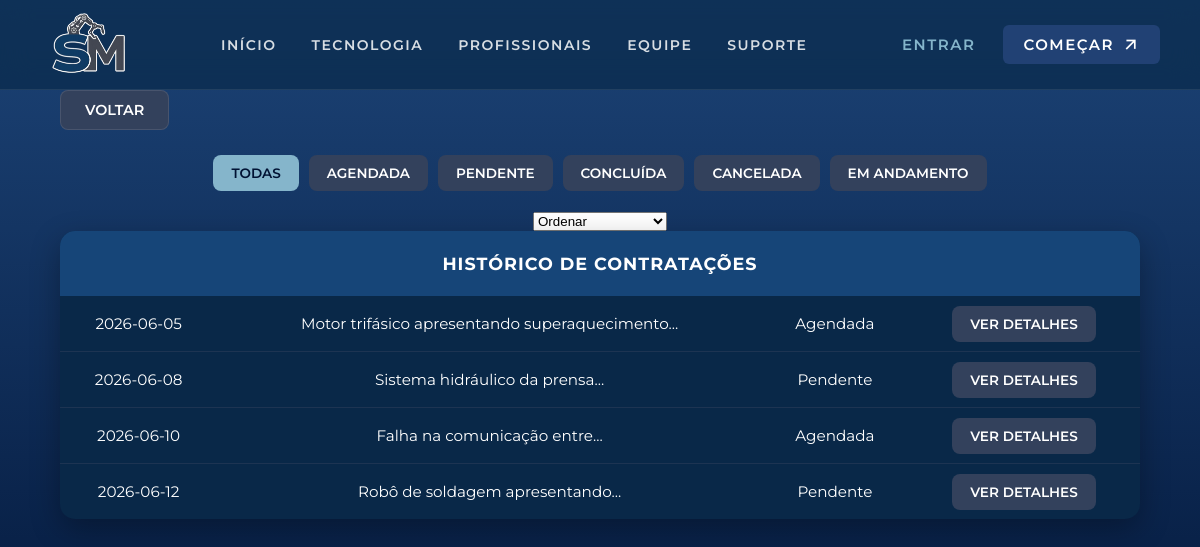
The app's page /user/historicodecontratacoes.php, older data.
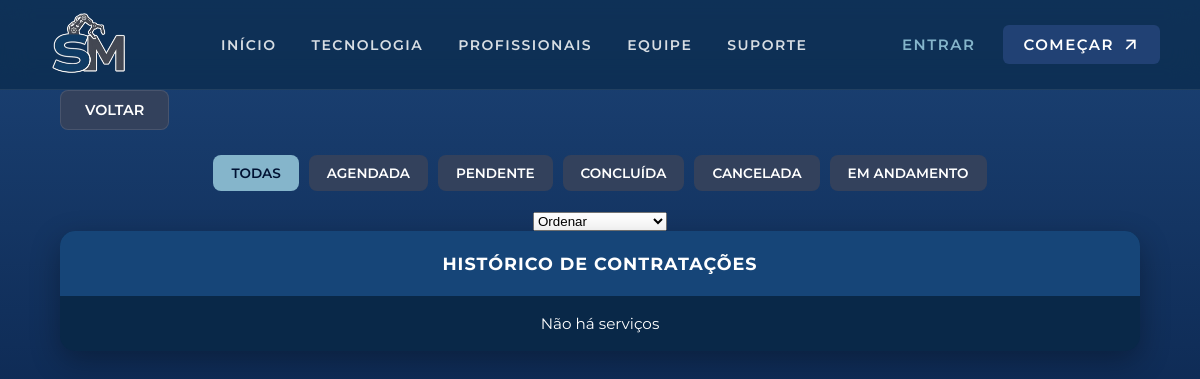
The same page, newer data.
### tables this page shows
CREATE TABLE
    IF NOT EXISTS agenda (
        id_os INT AUTO_INCREMENT PRIMARY KEY,
        data DATE NOT NULL,
        tempo_planejado INT NOT NULL,
        valor_total DECIMAL(10, 2) NOT NULL,
        descricao_problema TEXT NOT NULL,
        tipo_servico ENUM (
            'Manutenção Preventiva',
            'Automação industrial',
            'Engenharia de precisão',
            'Mecatrônica'
        ) NOT NULL,
        endereco_servico VARCHAR(255) NOT NULL,
        metodo_pagamento ENUM ('Pix', 'Débito') NOT NULL,
        status_os ENUM (
            'Pendente',
            'Agendada',
            'Em Andamento',
            'Concluída',
            'Cancelada'
        ) DEFAULT 'Pendente',
        id_cliente INT NOT NULL,
        id_profissional INT NOT NULL,
        FOREIGN KEY (id_cliente) REFERENCES usuarios (id_user),
        FOREIGN KEY (id_profissional) REFERENCES usuarios (id_user)
    );

### crud.php (called while the page is built, shortened)
<?php
try {
    function readAll($pdo, $table, $where = null) {
        $sql = "SELECT * FROM $table";
        $stmt = $pdo->query($sql);
        return $stmt->fetchAll(PDO::FETCH_ASSOC);
    }
} catch (PDOException $e) {
    die("Erro de conexão: " . $e->getMessage());
}

### user/historicodecontratacoes.php (the view, shortened to what this page needs)
<?php
require_once '../crud.php';
$statusFiltro = $_GET['status'] ?? 'Todas';
$order = '';
$tableAgenda = readAll($pdo, 'agenda', $order);
?>
<!DOCTYPE html>
<html lang="pt-br">
<head>
    <link rel="stylesheet" href="../css/userpage.css">
    <link rel="stylesheet" href="../css/partials.css">
</head>
<body>
    <?php require_once '../partials/header.php'; ?>
    <a href="./userpage.php">Voltar</a>
    <div class="filtros">
        <?php
        $filtros = [
            'Todas',
            'Agendada',
            'Pendente',
            'Concluída',
            'Cancelada',
            'Em andamento'
        ];
        foreach ($filtros as $filtro):
            $ativo = ($statusFiltro === $filtro) ? 'ativo' : '';
            ?>
            <a class="<?= $ativo ?>" href="?status=<?= urlencode($filtro) ?>">
                <?= $filtro ?>
            </a>
        <?php endforeach; ?>
    </div>
    <form method="GET">
        <select name="ordenar" onchange="this.form.submit()">
            <option value="">Ordenar</option>
        </select>
    </form>
    <table>
        <tr>
            <th colspan="99">HISTÓRICO DE CONTRATAÇÕES</th>
        </tr>
        <?php
        $semContrato = false;
        foreach ($tableAgenda as $agendamento) {
            $semContrato = true;
            $palavras = explode(' ', trim($agendamento['descricao_problema']));
            if (count($palavras) > 4) {
                $descricaoResumida = implode(' ', array_slice($palavras, 0, 4)) . '...';
            } else {
                $descricaoResumida = $agendamento['descricao_problema'];
            }
            echo "
    <tr>
        <td>{$agendamento['data']}</td>
        <td>{$descricaoResumida}</td>
        <td>{$agendamento['status_os']}</td>
        <td class='td_verDetalhes'>
            <a class='verDetalhes' href='detalhesContratacao.php?id={$agendamento['id_os']}'>Ver detalhes</a>
        </td>
    </tr>";
        }
        if ($semContrato == false) {
            echo "<tr>
            <td colspan='99'>Não há serviços $status</td>
          </tr>";
        }
        ?>
    </table>
</body>
</html>

### partials/header.php (shortened to what this page needs)
<?php
$tipo_usuario = $_SESSION['tipo'] ?? 'visitante';
$base = BASE_URL;
?>
<link rel="stylesheet" href="../css/partials.css">
<link rel="stylesheet" href="https://cdnjs.cloudflare.com/ajax/libs/font-awesome/6.4.0/css/all.min.css">
<header>
    <nav>
        <div class="menu-superior">
            <div class="logo">
                <img src="<?= $base ?>img/logosemfundo.png" class="logo">
            </div>
            <ul class="nav-links">
                <li><a href="<?= $base ?>inicio.php">Início</a></li>
                <li><a href="<?= $base ?>tecnologia.php">Tecnologia</a></li>
                <li><a href="<?= $base ?>catalogo_profissionais.php">Profissionais</a></li>
                <li><a href="<?= $base ?>equipe.php">Equipe</a></li>
                <li><a href="<?= $base ?>suporte.php">Suporte</a></li>
            </ul>
            <div class="buttons">
                <?php if ($tipo_usuario === 'visitante'): ?>
                    <a class="btn-entrar" href="<?= $base ?>login.php">Entrar</a>
                    <a class="btn-cadastro" href="<?= $base ?>cadastro.php">Começar <span class="material-symbols-outlined">arrow_outward</span></a>
                <?php else: ?>
                    <a class="btn-entrar" href="<?= $base ?>logout.php" style="background-color: #e63946; color: white; border: none; display: inline-flex; align-items: center; gap: 8px; font-weight: 600;">
                        <i class="fas fa-power-off"></i> Sair
                    </a> <?php endif; ?>
            </div>
        </div>
    </nav>
</header>

### css/userpage.css (style rules this page uses)
:root { --color-night-blue: #001233; --color-navy-dark: #092848; --color-slate-blue: #33415C; --white: #ffffff; --color-cool-gray: #7d8597; --color-deep-blue: #214174; --color-sky-light: #85b5cb; --royal-industrial: #164578; --misty-blue: #8BC0D6; }
* { margin: 0; padding: 0; box-sizing: border-box; }
body { font-family: "Montserrat", sans-serif; background: linear-gradient(to bottom, #1c4376, #001233); background-attachment: fixed; color: var(--white); min-height: 100vh; display: flex; flex-direction: column; align-items: center; padding-top: 130px; padding-bottom: 60px; }
h1, h2, h3, p, span, div, label, input, button { font-family: "Montserrat", sans-serif; }
a { text-decoration: none; color: var(--color-sky-light); transition: 0.3s ease; }
body > a[href*="userpage"], body > a[href*="historico"] { background-color: var(--color-slate-blue); color: var(--white); padding: 10px 24px; border-radius: 8px; font-size: 0.9rem; font-weight: 600; text-transform: uppercase; align-self: flex-start; margin-left: 5%; margin-bottom: 25px; display: inline-flex; align-items: center; border: 1px solid rgba(255,255,255,0.1); }
table { width: 90%; max-width: 1200px; border-collapse: collapse; background-color: var(--color-navy-dark); border-radius: 15px; overflow: hidden; margin: 0 auto 40px auto; box-shadow: 0 10px 30px rgba(0, 0, 0, 0.3); }
th { background-color: var(--royal-industrial); color: var(--white); padding: 22px 15px; font-size: 1.1rem; text-transform: uppercase; letter-spacing: 1px; font-weight: 700; text-align: center; }
td { padding: 18px 15px; border-bottom: 1px solid rgba(51, 65, 92, 0.5); color: var(--white); font-size: 0.95rem; text-align: center; }
tr:last-child td { border-bottom: none; }
.filtros { justify-content: center; width: 90%; max-width: 1200px; display: flex; gap: 10px; flex-wrap: wrap; margin: 0 auto 20px auto; }
.filtros a { background-color: var(--color-slate-blue); color: var(--white); padding: 10px 18px; border-radius: 8px; font-size: 0.85rem; font-weight: 600; text-transform: uppercase; transition: all 0.3s ease; }
.filtros a.ativo { background-color: var(--color-sky-light); color: var(--color-night-blue); }
.verDetalhes { background-color: var(--color-slate-blue); color: var(--white); padding: 10px 18px; border-radius: 8px; font-size: 0.85rem; font-weight: 600; text-transform: uppercase; transition: all 0.3s ease; }

### css/partials.css (style rules this page uses)
header { background-color: rgba(9, 40, 72, 0.65); backdrop-filter: blur(15px); -webkit-backdrop-filter: blur(15px); top: 0; left: 0; width: 100%; height: 90px; z-index: 1000; position: fixed; text-transform: uppercase; border-bottom: 1px solid rgba(255, 255, 255, 0.08); }
nav { width: 100%; height: 100%; }
.menu-superior { display: flex; align-items: center; justify-content: space-between; padding: 0 40px; width: 100%; height: 100%; box-sizing: border-box; }
.nav-links { display: flex; justify-content: center; align-items: center; gap: 35px; list-style: none; margin: 0; padding: 0; }
.nav-links a { color: rgba(255, 255, 255, 0.841); text-decoration: none; font-weight: 600; gap: 8px; padding: 5px 0; border-radius: 6px; font-size: 14px; letter-spacing: 1.5px; position: relative; transition: color 0.3s ease; }
a.btn-entrar { color: #85b5cb; display: inline-flex; align-items: center; text-decoration: none; padding: 10px 16px; border-radius: 6px; }
a.btn-cadastro { display: inline-flex; align-items: center; gap: 8px; color: white; text-decoration: none; background-color: #214174; padding: 10px 20px; border-radius: 6px; }
.btn-cadastro .material-symbols-outlined { font-size: 18px; transition: 0.3s; }
.buttons { display: flex; gap: 12px; align-items: center; font-weight: 600; font-size: 15px; letter-spacing: 1.5px; }
.logo { display: flex; align-items: center; height: 100%; }
div.logo img { transform: translateY(5px); }
.material-symbols-outlined { font-family: 'Material Symbols Outlined'; font-weight: 400; font-variation-settings: 'FILL' 0, 'wght' 500, 'GRAD' 0, 'opsz' 24; font-feature-settings: 'liga' 1; text-transform: none; color: white; }
html, body { min-height: 100%; }
body { min-height: 100vh; display: flex; flex-direction: column; padding-top: 90px; }

Row changes from the older to the newer data that the page shows:
removed agenda: data "2026-06-05", descricao_problema "Motor trifásico apresentando superaquecimento...", status_os "Agendada"
removed agenda: data "2026-06-08", descricao_problema "Sistema hidráulico da prensa...", status_os "Pendente"
removed agenda: data "2026-06-10", descricao_problema "Falha na comunicação entre...", status_os "Agendada"
removed agenda: data "2026-06-12", descricao_problema "Robô de soldagem apresentando...", status_os "Pendente"
Text that changed along with them:
text now shown: "Não há serviços"
